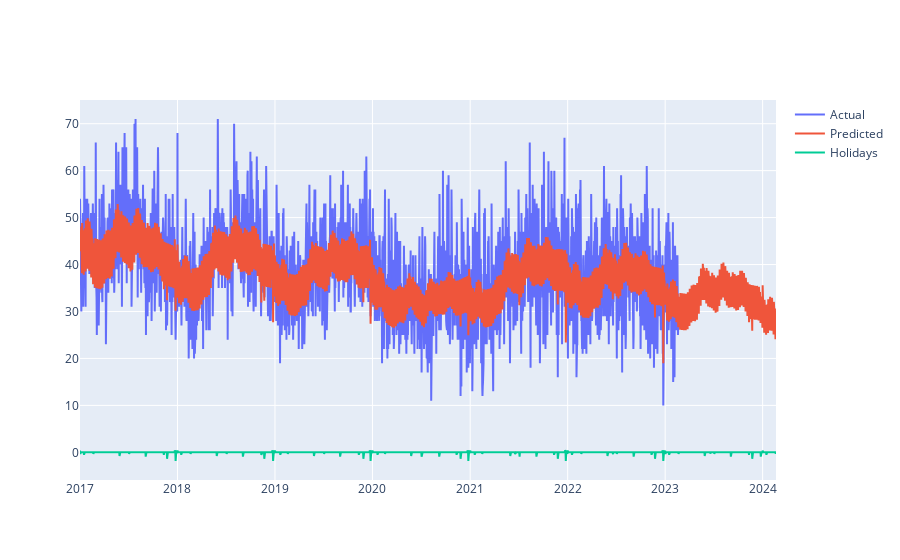

The code cell stored with this chart in its notebook:
### Markdown cell above
#### 6. Lets add holidays to the model to see how well it does.

### Code cell
# After zooming into the data, we see that arround christmas and 4th of july, we have an affect because of the holidays.
christmas = pd.DataFrame({'holiday': 'Christmas',
  'ds': pd.to_datetime(['2017-12-24','2018-12-24','2019-12-24','2020-12-24', '2021-12-24', '2022-12-24']),
  'lower_window': -2,
  'upper_window': 5,
})

fourth_of_july = pd.DataFrame({'holiday': 'Fourth of July',
    'ds': pd.to_datetime(['2017-07-04','2018-07-04','2019-07-04','2020-07-04', '2021-07-04', '2022-07-04']),
    'lower_window': -1,
    'upper_window': 1,
})

m = Prophet(seasonality_mode='multiplicative', weekly_seasonality=True, daily_seasonality=True, holidays=christmas)
m.add_country_holidays(country_name='US')
m.fit(df)
future = m.make_future_dataframe(periods= 365)
forecast = m.predict(future)

fig = go.Figure()

fig.add_trace(go.Scatter(x=df['ds'], y=df['y'], name='Actual',))
fig.add_trace(go.Scatter(x=forecast['ds'], y=forecast['yhat'], name='Predicted',))
fig.add_trace(go.Scatter(x=forecast['ds'], y=forecast['holidays'].values, name='Holidays',))
fig.show()

### Figure 1 — Plotly figure (JSON) as saved in the notebook; plotly's stock layout.template omitted (floating-point values rounded to 4 significant figures; data arrays with more than 128 entries replaced by an {"elided": "..."} marker saying what was removed)
{"data": [{"name": "Actual", "type": "scatter", "x": {"elided": "2242 str values"}, "y": {"elided": "2242 int values"}}, {"name": "Predicted", "type": "scatter", "x": {"elided": "2607 str values"}, "y": {"elided": "2607 float values"}}, {"name": "Holidays", "type": "scatter", "x": {"elided": "2607 str values"}, "y": {"elided": "2607 float values"}}], "layout": {}}
